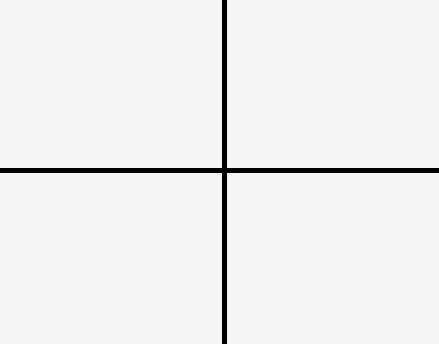
#> input picture hough_transform/horizontal_vertical.jpg, 439 x 344 px
$ jupyter execute hough_transform.ipynb
#> lines starting #> are read from the running program, lines starting #| are printed output that depends on the picture; after the words box and inside, x2 and y2 are one past the last pixel; in counts of white or black regions, pixels touching at a corner belong together
# Line Detection with the Hough Transform

Edge detection gives a set of edge pixels, but not lines. The **Hough transform** finds straight lines among the edge pixels by voting. It is the standard tool for finding lines in an image, and it is the step that turns the edges from the previous notebooks into the lane markings of a road.

This notebook does the following on two photos:
1. Explains how the Hough transform represents a line and how the votes work.
2. Finds lines with `cv2.HoughLines` on Canny edges.
3. Shows how the threshold controls how many lines are found.
4. Reads the angle of each line.
5. Saves all results to `output/`.

## 1. Imports

- `cv2` (OpenCV): image I/O, Canny edges and the Hough transform
- `matplotlib`: displaying images
- `numpy`: array operations
- `pathlib`: file paths that work on any OS

[cell 1]
from pathlib import Path

import cv2
import matplotlib.pyplot as plt
import numpy as np

plt.rcParams["figure.dpi"] = 80  # keeps the saved notebook small

## 2. How the Hough transform works

A line in the image can be written as $y = m\,x + c$. This form fails for vertical lines, because $m$ is infinite. The Hough transform therefore uses the **polar** form of a line:

$$\rho = x\cos\theta + y\sin\theta$$

Here $\rho$ is the distance from the image origin (top-left corner) to the line, and $\theta$ is the angle of the normal to the line. Every pair $(\rho, \theta)$ describes exactly one line, and every line has exactly one pair.

The **voting** works as follows:
1. Each edge pixel $(x, y)$ is a candidate for many lines, one for each angle $\theta$. For each $\theta$ it gives one $\rho$, so it traces a curve in the $(\rho, \theta)$ plane.
2. Edge pixels that lie on the **same line** produce curves that cross at the same $(\rho, \theta)$.
3. A grid of counters, the **accumulator**, records how many curves pass through each $(\rho, \theta)$ cell.
4. Every cell with at least `threshold` votes is reported as a line. The threshold is the minimum number of edge pixels that must lie on a line.

The accuracy is set by the grid: `rho` is the distance step in pixels, and `theta` is the angle step in radians.

## 3. Configuration

- `INPUT_PATHS`: the two photos. `horizontal_vertical.jpg` has clear horizontal and vertical structures. `calendar.jpg` has a grid of lines.
- `CANNY_THRESHOLDS`: the edge thresholds. The Hough transform works on the Canny edge image.
- `RHO_STEP`, `THETA_STEP`: the accuracy of the accumulator grid. A distance step of 1 pixel and an angle step of 1 degree.
- `DEFAULT_THRESHOLD`: the minimum number of votes for the main results.
- `THRESHOLDS_TO_TRY`: several values, to show how the threshold changes the result.
- All results are saved to `OUTPUT_DIR`.

[cell 2]
INPUT_PATHS = [Path("horizontal_vertical.jpg"), Path("calendar.jpg")]
OUTPUT_DIR = Path("output")

CANNY_THRESHOLDS = (50, 200)
RHO_STEP = 1
THETA_STEP = np.pi / 180  # 1 degree

DEFAULT_THRESHOLD = 300
THRESHOLDS_TO_TRY = (200, 300, 400)

## 4. Load the images and helper functions

Helper functions:
- `load_image` wraps `cv2.imread`, which returns `None` on failure instead of raising an error.
- `show_images` shows several images side by side. Colour images are converted from BGR to RGB before display.
- `hough_lines` runs `cv2.HoughLines` and returns the lines as `(rho, theta)` pairs, or an empty array.
- `draw_polar_lines` draws each `(rho, theta)` line across the whole image. A line is drawn as a segment that is longer than the image diagonal, so it reaches both edges.
- `save_image` writes an image and checks the result.

[cell 3]
def load_image(path: Path) -> np.ndarray:
    """Load a colour image with OpenCV (BGR order) and raise a clear error if it fails."""
    image = cv2.imread(str(path), cv2.IMREAD_COLOR)
#> image is the input picture: shape (344, 439, 3); min 0, max 250, mean 238.7
    if image is None:
        raise FileNotFoundError(f"Could not read image: {path.resolve()}")
    return image


def show_images(images: dict[str, np.ndarray], cols: int | None = None, size: float = 5.0) -> None:
    """Show several images side by side. Colour images are converted from BGR to RGB for matplotlib."""
    cols = cols or len(images)
    rows = -(-len(images) // cols)  # ceiling division
    fig, axes = plt.subplots(rows, cols, figsize=(size * cols, size * rows * 0.75),
                             squeeze=False, layout="constrained")
    for ax in axes.ravel():
        ax.axis("off")
    for ax, (title, img) in zip(axes.ravel(), images.items()):
        if img.ndim == 2:
            ax.imshow(img, cmap="gray", vmin=0, vmax=255)
        else:
            ax.imshow(cv2.cvtColor(img, cv2.COLOR_BGR2RGB))
        ax.set_title(title)
    plt.show()


def hough_lines(edges: np.ndarray, threshold: int) -> np.ndarray:
    """Lines as (rho, theta) pairs, shape (N, 2). Empty if no line reaches the threshold."""
    lines = cv2.HoughLines(edges, RHO_STEP, THETA_STEP, threshold)
    if lines is None:
        return np.empty((0, 2), dtype=np.float32)
    return lines.reshape(-1, 2)


def draw_polar_lines(img: np.ndarray, lines: np.ndarray, colour=(255, 0, 0), thickness: int = 2) -> np.ndarray:
    """Return a copy of the image with each (rho, theta) line drawn across the whole image."""
    out = img.copy()
    reach = int(np.hypot(*img.shape[:2])) * 2  # longer than the image diagonal
    for rho, theta in lines:
        x0, y0 = rho * np.cos(theta), rho * np.sin(theta)
        dx, dy = -np.sin(theta) * reach, np.cos(theta) * reach
        p1 = (int(x0 + dx), int(y0 + dy))
        p2 = (int(x0 - dx), int(y0 - dy))
        cv2.line(out, p1, p2, colour, thickness)
    return out


def save_image(path: Path, image: np.ndarray) -> None:
    """Save a BGR or single-channel image with OpenCV, raising an error if it fails."""
    path.parent.mkdir(parents=True, exist_ok=True)
    if not cv2.imwrite(str(path), image):
        raise OSError(f"Could not write image: {path.resolve()}")
    print(f"Saved {path}")

## 5. Edges and Hough lines

For each photo, the Canny edge image is computed first, and the Hough transform runs on it. The lines are drawn in blue over the original photo.

[cell 4]
images = {}
edges = {}
for path in INPUT_PATHS:
    images[path.stem] = load_image(path)
    gray = cv2.cvtColor(images[path.stem], cv2.COLOR_BGR2GRAY)
    edges[path.stem] = cv2.Canny(gray, *CANNY_THRESHOLDS)

lines = {}
for name in images:
    lines[name] = hough_lines(edges[name], DEFAULT_THRESHOLD)
    print(f"{name}: {len(lines[name])} lines with at least {DEFAULT_THRESHOLD} votes")
#> this loop made 2 passes
#> (name, lines in hough_lines) on pass 1: ('horizontal_vertical', [[173, 1.57], [167, 1.57], [226, 0], [221, 0]])
#> name on pass 2: 'calendar'
#| horizontal_vertical: 4 lines with at least 300 votes
#| calendar: 30 lines with at least 300 votes
#> after the loop, lines = 2 items

show_images({
    **{f"{name}: edges": edges[name] for name in images},
    **{f"{name}: Hough lines": draw_polar_lines(images[name], lines[name]) for name in images},
}, cols=len(images))
#> the loop in draw_polar_lines, `for rho, theta in lines:` made 4 passes
#> (rho, theta, x0, y0, dx, dy, p1, p2) on passes 1 to 4: (173, 1.57, -7.56e-06, 173, -1114, -4.87e-05, (-1114, 172), (1113, 173)), (167, 1.57, -7.3e-06, 167, -1114, -4.87e-05, (-1114, 166), (1113, 167)), (226, 0, 226, 0, 0, 1114, (226, 1114), (226, -1114)), (221, 0, 221, 0, 0, 1114, (221, 1114), (221, -1114))
#> after the loop in draw_polar_lines, `for rho, theta in lines:`:
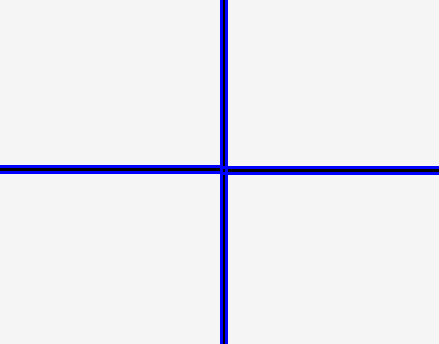
#> out: shape (344, 439, 3); 3.09% of pixels changed, all inside (x1, y1, x2, y2) = (0, 0, 439, 344)
#> call 2 of draw_polar_lines, with lines = array of shape (30, 2), colour = (255, 0, 0), thickness = 2
#> the loop in draw_polar_lines (call 2), `for rho, theta in lines:` made 30 passes
#> (rho, theta, x0, y0, dx, dy, p1, p2) on passes 1 to 9: (0, 1.57, 0, 0, -1580, -6.91e-05, (-1580, 0), (1580, 0)), (481, 1.57, -2.1e-05, 481, -1580, -6.91e-05, (-1580, 480), (1579, 481)), (105, 1.57, -4.59e-06, 105, -1580, -6.91e-05, (-1580, 104), (1579, 105)), (107, 1.57, -4.68e-06, 107, -1580, -6.91e-05, (-1580, 106), (1579, 107)), (198, 1.57, -8.65e-06, 198, -1580, -6.91e-05, (-1580, 197), (1579, 198)), (200, 1.57, -8.74e-06, 200, -1580, -6.91e-05, (-1580, 199), (1579, 200)), (261, 1.57, -1.14e-05, 261, -1580, -6.91e-05, (-1580, 260), (1579, 261)), (263, 1.57, -1.15e-05, 263, -1580, -6.91e-05, (-1580, 262), (1579, 263)), (389, 1.57, -1.7e-05, 389, -1580, -6.91e-05, (-1580, 388), (1579, 389))
#> (rho, theta, x0, y0, dx, dy, p2) on pass 15: (0, 0, 0, 0, 0, 1580, (0, -1580))
#> after the loop in draw_polar_lines (call 2), `for rho, theta in lines:`:
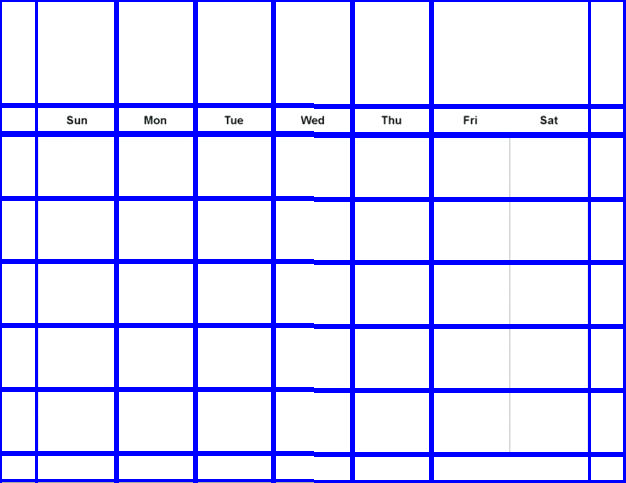
#> out: shape (483, 626, 3); mean B, G, R 254.3, 219.3, 219.3
#> in show_images, `cols = cols or len(images)`: cols = 2
#> the loop in show_images, `for ax in axes.ravel():` made 4 passes
#> the loop in show_images, `for ax, (title, img) in zip(axes.ravel(), images.items()):` made 4 passes
#> in show_images, `plt.show()`:
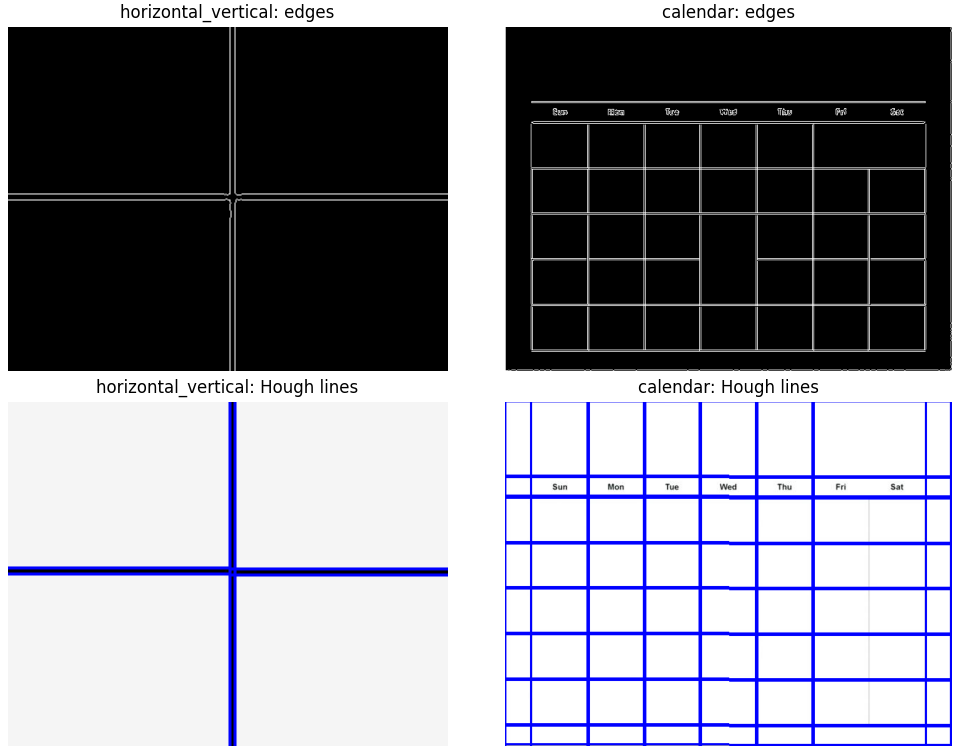
#> figure drawn by matplotlib, 4 panels

## 6. The threshold controls how many lines are found

A low threshold accepts short or weak lines, and a high threshold keeps only the strongest. The photos below are drawn with each threshold in `THRESHOLDS_TO_TRY`. The count is printed for each one.

[cell 5]
for name in images:
    panels = {}
    for threshold in THRESHOLDS_TO_TRY:
        found = hough_lines(edges[name], threshold)
        print(f"{name}, threshold {threshold}: {len(found)} lines")
        panels[f"threshold {threshold}: {len(found)} lines"] = draw_polar_lines(images[name], found)
    show_images(panels, cols=len(panels))
#> this loop made 2 passes
#> (name, cols in show_images, rows in show_images) on pass 1: ('horizontal_vertical', 3, 1)
#> (name, cols in show_images, rows in show_images) on pass 2: ('calendar', 3, 1)
#| horizontal_vertical, threshold 200: 4 lines
#| horizontal_vertical, threshold 300: 4 lines
#| horizontal_vertical, threshold 400: 2 lines
#| calendar, threshold 200: 34 lines
#| calendar, threshold 300: 30 lines
#| calendar, threshold 400: 18 lines
#> pass 1, in show_images (call 2), `plt.show()`:
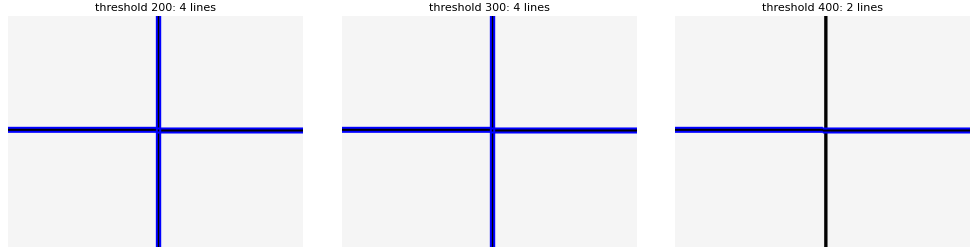
#> figure drawn by matplotlib, 3 panels
#> pass 2, in show_images (call 3), `plt.show()`:
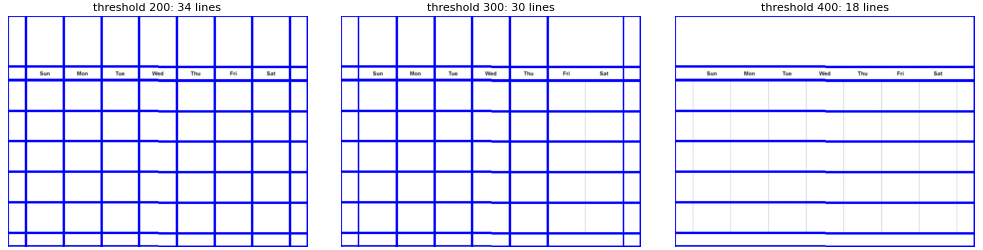
#> figure drawn by matplotlib, 3 panels

## 7. Reading the angle of each line

The angle $\theta$ is the angle of the normal to the line, not of the line itself. The line is perpendicular to the normal, so:
- $\theta$ close to 0° means the normal is horizontal, so the line is **vertical**.
- $\theta$ close to 90° means the normal is vertical, so the line is **horizontal**.

The table lists the strongest lines of the first photo with their angles.

[cell 6]
name = INPUT_PATHS[0].stem
for rho, theta in lines[name][:8]:
    print(f"rho = {rho:7.1f} px, theta = {np.degrees(theta):6.1f} degrees")
#> this loop made 4 passes
#> (rho, theta) on passes 1 to 4: (173, 1.57), (167, 1.57), (226, 0), (221, 0)
#| rho =   173.0 px, theta =   90.0 degrees
#| rho =   167.0 px, theta =   90.0 degrees
#| rho =   226.0 px, theta =    0.0 degrees
#| rho =   221.0 px, theta =    0.0 degrees

## 8. Save the results

All results are written to `OUTPUT_DIR`, using the input file name as a prefix.

[cell 7]
for name in images:
    save_image(OUTPUT_DIR / f"{name}_edges.jpg", edges[name])
    save_image(OUTPUT_DIR / f"{name}_hough_lines.jpg", draw_polar_lines(images[name], lines[name]))
#> this loop made 2 passes
#> name on passes 1 to 2: 'horizontal_vertical', 'calendar'
#| Saved output/horizontal_vertical_edges.jpg
#| Saved output/horizontal_vertical_hough_lines.jpg
#| Saved output/calendar_edges.jpg
#| Saved output/calendar_hough_lines.jpg
#> pass 1, in save_image, `if not cv2.imwrite(str(path), image):`:
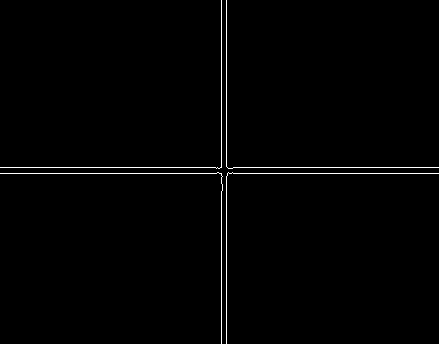
#> saved as horizontal_vertical_edges.jpg: shape (344, 439); 1% white in thin lines or dots
#> pass 2, in save_image (call 3), `if not cv2.imwrite(str(path), image):`:
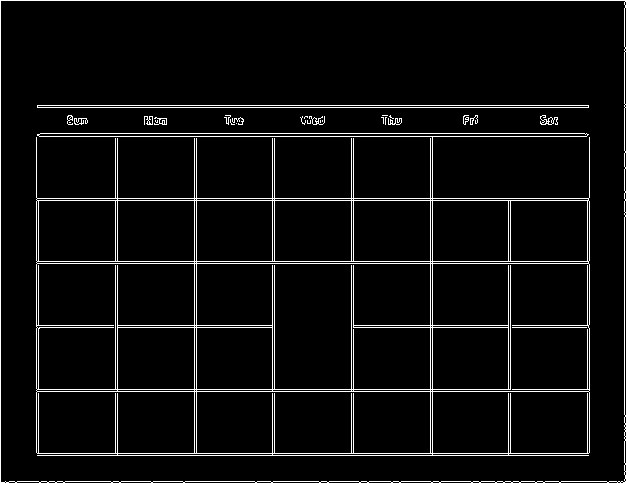
#> saved as calendar_edges.jpg: shape (483, 626); 5% white in thin lines or dots
